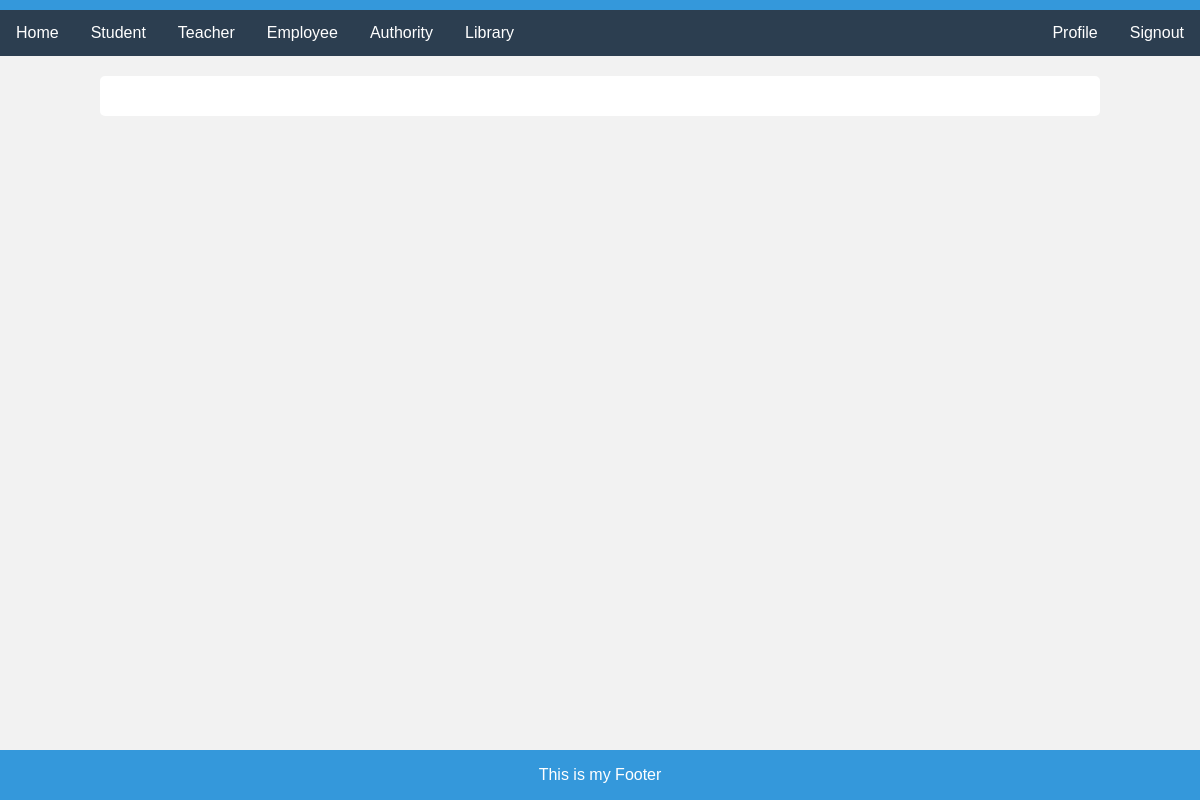
/editAuthority/4, run on an earlier commit of the app's database.
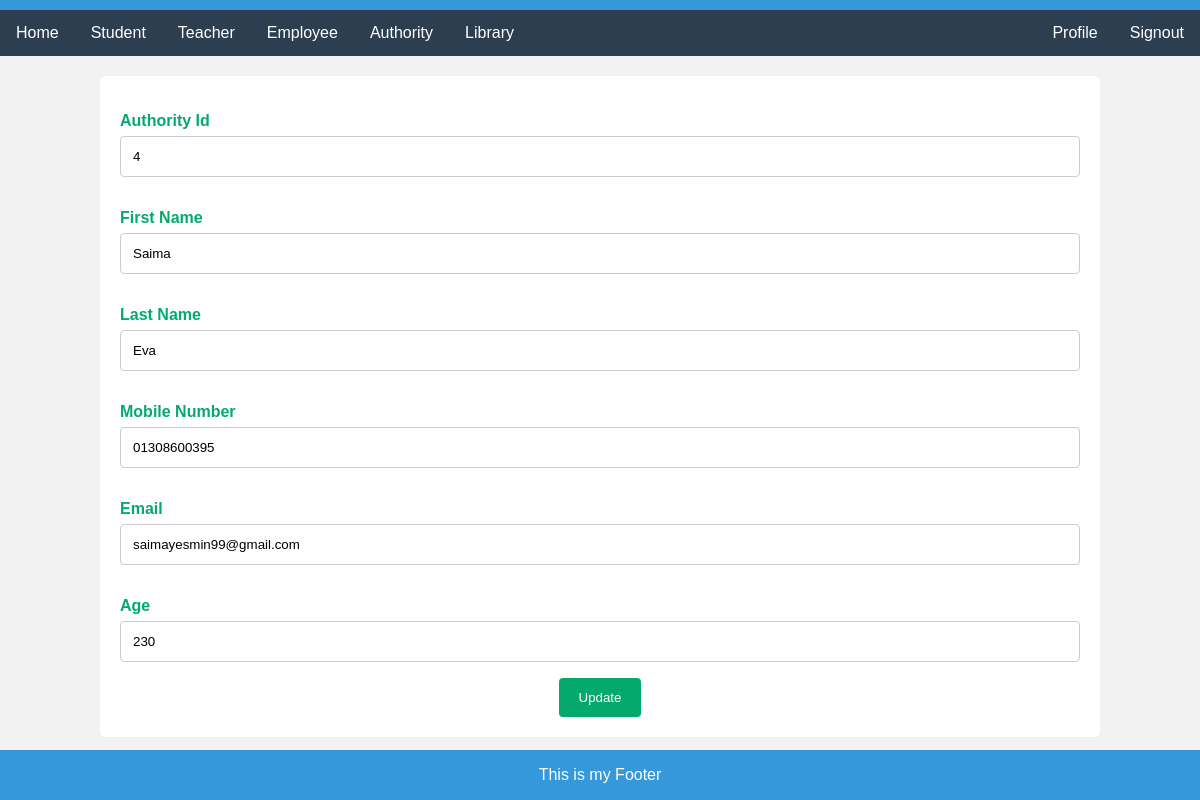
And on a later commit of the database.
### myApp/models.py (models this page shows, shortened)
class Authority(models.Model):
    First_Name=models.CharField(max_length=100, null=True)
    Last_Name=models.CharField(max_length=100, null=True)
    Mobile=models.CharField(max_length=100, null=True)
    Email=models.CharField(max_length=100, null=True)
    Age=models.CharField(max_length=100, null=True)

### myProject/views.py (the view)
# urls.py: path('editAuthority/<str:myid>',editAuthority, name="editAuthority"),
def editAuthority(request, myid):
    authority=Authority.objects.filter(id=myid)
    context={
        "authority":authority,
    }
    return render(request, "editAuthority.html", context)

### template/editAuthority.html (shortened to what this page needs)
{%extends "home.html"%}
{%block content%}
<div class="container">
    <form action="{% url 'updateauthority'%}" method='post'>
        {% for i in authority %}
    <form>
      <label for="fname">Authority Id</label>
      <input type="text" id="fname" value="{{i.id}}" name="authorityid" placeholder="Your id..">
      <label for="fname">First Name</label>
      <input type="text" id="fname" value="{{i.First_Name}}" name="fname" placeholder="Your name..">
      <label for="lastname">Last Name</label>
      <input type="text" id="lastname" value="{{i.Last_Name}}" name="lname" placeholder="Your last name..">
      <label for="Mobile">Mobile Number</label>
      <input type="text" id="lname" value="{{i.Mobile}}" name="mobile" placeholder="Your mobile number..">
      <label for="email">Email</label>
      <input type="text" id="email" value="{{i.Email}}" name="email" placeholder="Your email..">
      <label for="age">Age</label>
      <input type="text" id="age" value="{{i.Age}}" name="age" placeholder="Your age..">
      <input type="submit" value="Update">
      {% endfor %}
    </form>
  </div>
{%endblock%}

What changed in the data, as far as the page shows it:
added Authority: authorityid "4", fname "Saima", lname "Eva", mobile "01308600395", email "saimayesmin99@gmail.com", age "230"
